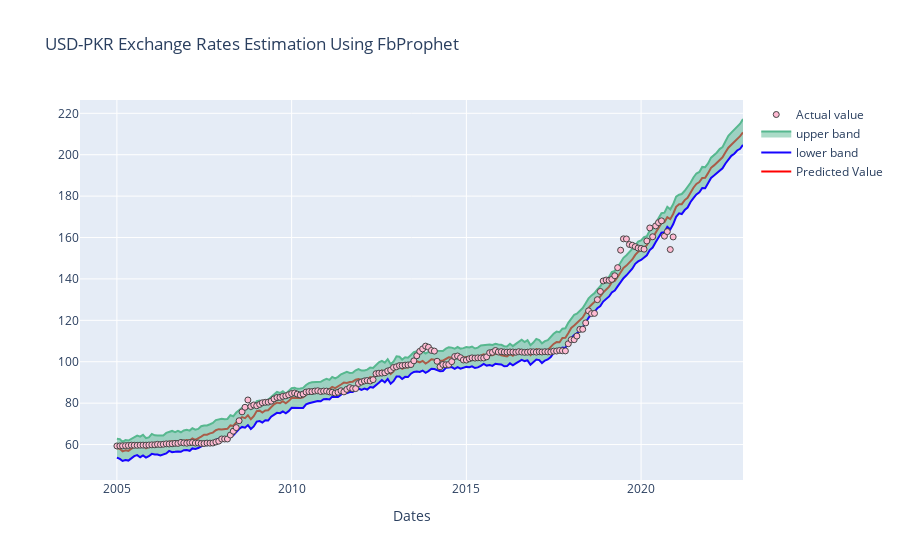

Write notebook code for a chart like this one.
### Code cell
py.offline.iplot(figure)
# plt.show()

### Figure 1 — Plotly figure (JSON) as saved in the notebook; plotly's stock layout.template omitted (floating-point values rounded to 4 significant figures; data arrays with more than 128 entries replaced by an {"elided": "..."} marker saying what was removed)
{"data": [{"marker": {"color": "red", "line": {"width": 3}}, "mode": "lines", "name": "Predicted Value", "type": "scatter", "x": {"elided": "216 str values"}, "y": {"elided": "216 float values"}}, {"line": {"color": "#1705ff"}, "mode": "lines", "name": "lower band", "type": "scatter", "x": {"elided": "216 str values"}, "y": {"elided": "216 float values"}}, {"fill": "tonexty", "line": {"color": "#57b88f"}, "mode": "lines", "name": "upper band", "type": "scatter", "x": {"elided": "216 str values"}, "y": {"elided": "216 float values"}}, {"marker": {"color": "#FFBAD2", "line": {"width": 1}}, "mode": "markers", "name": "Actual value", "type": "scatter", "x": {"elided": "216 str values"}, "y": {"elided": "192 float values"}}], "layout": {"title": {"text": "USD-PKR Exchange Rates Estimation Using FbProphet"}, "xaxis": {"ticklen": 2, "title": {"text": "Dates"}, "zeroline": true}}}
